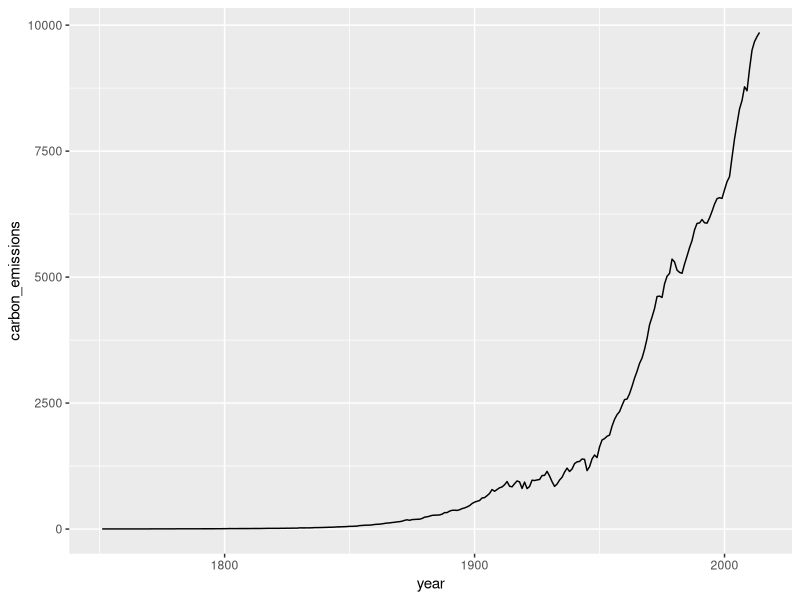

This chart was generated by the following R code:
library(tidyverse)
library(dslabs)
data(temp_carbon)
data(greenhouse_gases)
data(historic_co2)

temp_carbon  %>% filter(!is.na(carbon_emissions)) %>%
  ggplot(aes(year,carbon_emissions)) +
  geom_line()
